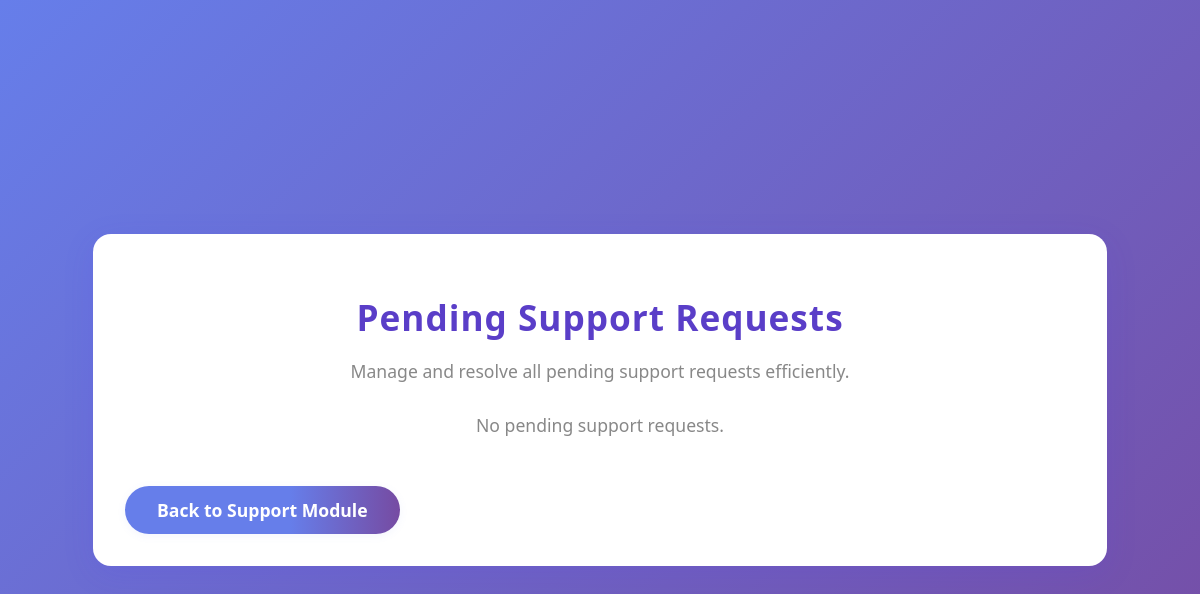
The app's page /pending-requests (signed in), older data.
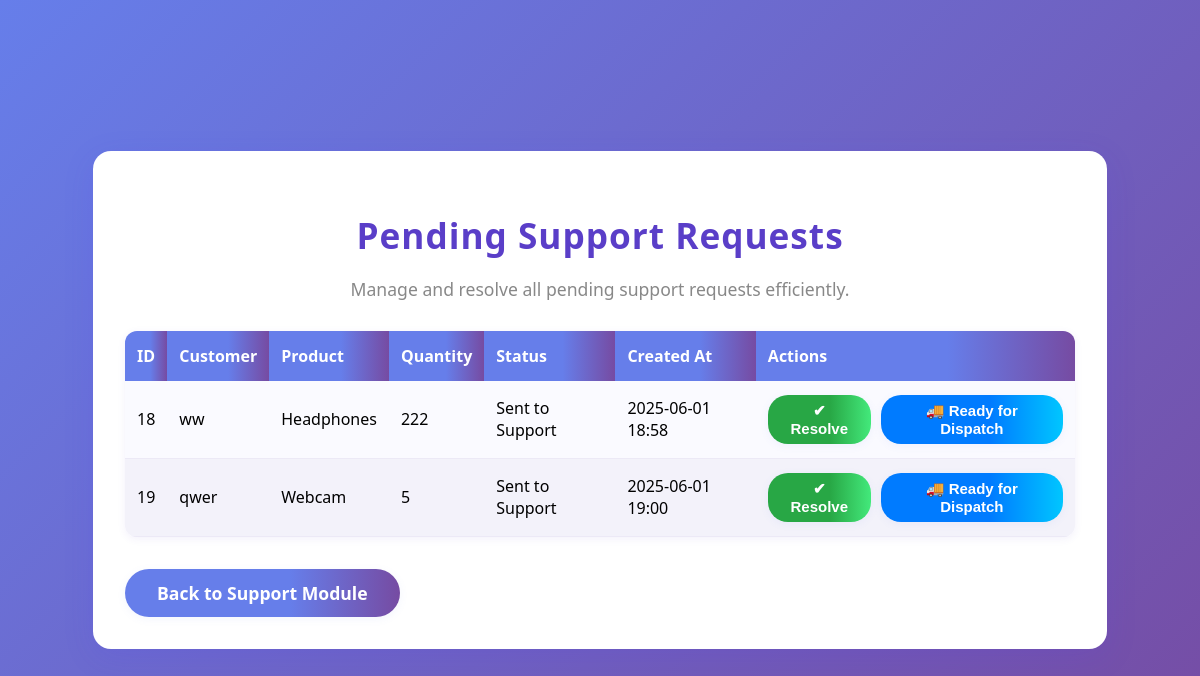
The same page, newer data.
### models.py (models this page shows)
class Request(db.Model):
    id = db.Column(db.Integer, primary_key=True)
    customer_id = db.Column(db.Integer, db.ForeignKey('customer.id'), nullable=False)
    customer_code = db.Column(db.String(50), nullable=False)  # <-- Newly added
    item_name = db.Column(db.String(100), nullable=False)
    quantity = db.Column(db.Integer, nullable=False)
    priority = db.Column(db.String(50), nullable=False)
    status = db.Column(db.String(50), default='New')
    created_at = db.Column(db.DateTime, default=datetime.utcnow)
    submitted_by = db.Column(db.Integer, db.ForeignKey('user.id'))
    description = db.Column(db.Text, nullable=True)

class Customer(db.Model):
    id = db.Column(db.Integer, primary_key=True)
    name = db.Column(db.String(150), nullable=False)
    email = db.Column(db.String(120), unique=True, nullable=True)
    phone = db.Column(db.String(20), nullable=True)
    customer_code = db.Column(db.String(20), unique=True, nullable=False)  # 🔹 NEW FIELD
    user_id = db.Column(db.Integer, db.ForeignKey('user.id'), nullable=False)
    requests = db.relationship('Request', backref='customer', lazy=True)

### app.py (the view)
@app.route('/pending-requests')
@login_required
def pending_requests():
    requests = Request.query.filter_by(status='Sent to Support').all()
    return render_template('support_pending_requests.html', requests=requests)

### app.py (called while the page is built)
@login_manager.user_loader
def load_user(user_id):
    return User.query.get(int(user_id))

@app.after_request
def add_header(response):
    response.headers["Cache-Control"] = "no-cache, no-store, must-revalidate, private"
    response.headers["Pragma"] = "no-cache"
    response.headers["Expires"] = "-1"
    return response

### templates/support_pending_requests.html (shortened to what this page needs)
<!DOCTYPE html>
<html lang="en">
<head>
</head>
<body>
<div class="container">
    <div class="header">
        <h1>Pending Support Requests</h1>
        <p>Manage and resolve all pending support requests efficiently.</p>
    </div>
    {% if requests %}
    <table>
        <thead>
            <tr>
                <th>ID</th>
                <th>Customer</th>
                <th>Product</th>
                <th>Quantity</th>
                <th>Status</th>
                <th>Created At</th>
                <th>Actions</th>
            </tr>
        </thead>
        <tbody>
            {% for req in requests %}
            <tr>
                <td>{{ req.id }}</td>
                <td>{{ req.customer.name if req.customer else 'N/A' }}</td>
                <td>{{ req.item_name }}</td>
                <td>{{ req.quantity }}</td>
                <td>{{ req.status }}</td>
                <td>{{ req.created_at.strftime("%Y-%m-%d %H:%M") }}</td>
                <td class="actions">
                    <form action="{{ url_for('resolve_request', request_id=req.id) }}" method="POST" style="display:inline;">
                        <button class="btn btn-resolve" type="submit">✔ Resolve</button>
                    </form>
                    <form action="{{ url_for('set_support_request_to_dispatch_ready', request_id=req.id) }}" method="POST" style="display:inline;">
                        <button class="btn btn-dispatch" type="submit">🚚 Ready for Dispatch</button>
                    </form>
                </td>
            </tr>
            {% endfor %}
        </tbody>
    </table>
    {% else %}
    <p style="text-align:center;color:#888;font-size:1.1rem;margin-top:30px;">No pending support requests.</p>
    {% endif %}
    <a href="{{ url_for('support_page') }}" class="btn-back">Back to Support Module</a>
</div>
</body>
</html>

Row changes from the older to the newer data that the page shows:
added Request: id "18", customer "ww", item_name "Headphones", quantity "222", status "Sent to Support", created_at "2025-06-01 18:58"
added Request: id "19", customer "qwer", item_name "Webcam", quantity "5", status "Sent to Support", created_at "2025-06-01 19:00"
Text that changed along with them:
text no longer shown: "No pending support requests."
text now shown: "ID Customer Product Quantity Status Created At Actions"
